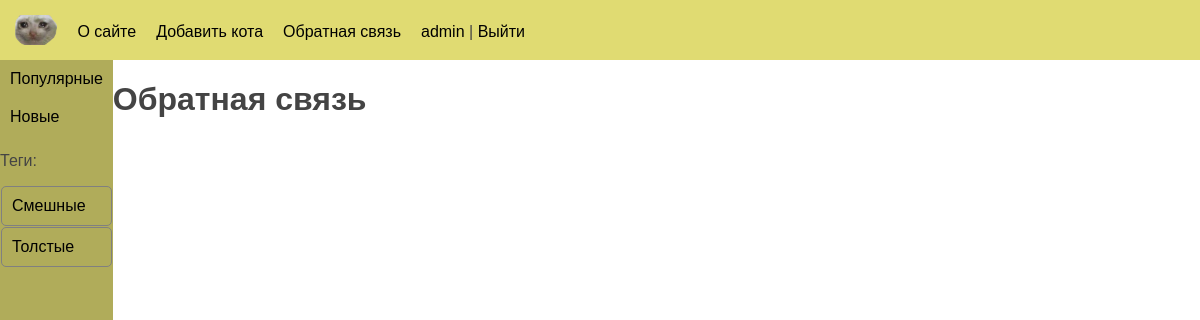
Page /contact/ (signed in) on the committed database.
### users/models.py (models this page shows)
class User(AbstractUser):
    photo = models.ImageField(upload_to="users/%Y/%m/%d/", blank=True, null=True, verbose_name="Фотография")
    date_birth = models.DateTimeField(blank=True, null=True, verbose_name="Дата рождения")

### cats/models.py (models this page shows, shortened)
class Category(models.Model):
    class Meta:
        verbose_name = 'Категория'
        verbose_name_plural = 'Категории'
    name = models.CharField(max_length=100, db_index=True, verbose_name='Категория')
    slug = models.SlugField(max_length=255, db_index=True, verbose_name='URL')
    def get_absolute_url(self):
        return reverse('category', kwargs={'category_slug': self.slug})

class TagPosts(models.Model):
    tag = models.CharField(max_length=100, db_index=True)
    slug = models.SlugField(max_length=255, unique=True, db_index=True)
    def get_absolute_url(self):
        return reverse('tag', kwargs={'tag_slug': self.slug})

### cats/views.py (the view)
# urls.py: path('contact/', views.contacts, name='contacts'),
@permission_required(perm='cats.view_cat', raise_exception=True)
def contacts(request):
    data = {'title': 'О сайте', 'menu': menu}
    return render(request, 'cats/contacts.html', data)

### cats/templatetags/cats_tags.py (called while the page is built)
@register.inclusion_tag('cats/list_categories.html')
def show_categories(selected_index=0):
    categories = Category.objects.all()
    return {"cats": categories, "selected_id": selected_index}

@register.inclusion_tag('cats/list_tags.html')
def show_all_tags():
    return {"tags": TagPosts.objects.all()}

### users/context_processor.py (called while the page is built)
def get_cat_context(request):
    return {'mainmenu': menu}

### cats/templates/cats/contacts.html
{% extends 'base.html' %}
{% block content %}
    <h1>  Обратная связь </h1>
{% endblock %}

### templates/base.html (shortened to what this page needs)
<!DOCTYPE html>
{% load static %}
{% load cats_tags %}
<html lang="en">
<head>
    <link type="text/css" href="{% static 'cats/css/base.css'%}" rel="stylesheet">
    <link type="text/css" href="{% static 'cats/css/includes.css'%}" rel="stylesheet">
</head>
<body>
    <div class="full-height">
        <div class="header-style">
            <nav>
                <ul>
                    <li>
                       <a href="/"><img src="{% static 'cats/images/catlogo.png' %}" alt="FunnyCats" height="30px"></a>
                    </li>
                    {% for el in mainmenu %}
                        <li><a href="{% url el.url_name %}">{{ el.title }}</a></li>
                    {% endfor %}
                    {% if user.is_authenticated %}
                        <li><a href="{% url 'users:profile' %}">{{user.username}}</a> | <a href="{% url 'users:logout' %}">Выйти</a></li>
                    {% else %}
                        <li><a href="{% url 'users:login' %}">Войти</a> | <a href="{% url 'users:register' %}">Регистрация</a></li>
                    {% endif %}
                </ul>
            </nav>
        </div>
        <div class="full-height full-width">
            <div class="container-inline full-height">
                <div class="full-height">
                    <nav class="side-navigation">
                        {% show_categories selected_id %}
                        {% show_all_tags %}
                    </nav>
                </div>
                <div class="full-width">
                {% block content %}
                {% endblock %}
                </div>
            </div>
        </div>
    </div>
</body>
</html>

### cats/templates/cats/list_categories.html
{% for cat in cats %}
  {% if cat.id == selected_id %}<div class="selected">{%else%}<div>{%endif%}
  <a href="{{ cat.get_absolute_url }}">{{cat.name}}</a></div>
{% endfor %}

### cats/templates/cats/list_tags.html
{% if tags %}
  <p>Теги:</p>
  {% for t in tags %}
      <div class="tag-element"><a href="{{ t.get_absolute_url }}">{{t.tag}}</a></div>
  {% endfor %}
{% endif %}

### cats/static/cats/css/base.css (style rules this page uses)
html, body { font-family: 'Arial'; margin: 0; padding: 0; height: 100%; width: 100%; color: #444; }
a { color: #0059b2; text-decoration: none; }
nav ul { display: flex; list-style: none; margin: 0; padding: 0; align-items: center; }
nav li { margin-right: 20px; }
nav a { color: #000; text-decoration: none; }
.header-style { max-height: 30px; background-color: #e0db72; padding: 15px; }
.container-inline { display: flex; flex-direction: row; justify-content: flex-start; }
.full-height { height:100%; }
.full-width { width:100%; }
.tag-element { margin: 1px; border: 1px solid grey; border-radius: 5px; }

### cats/static/cats/css/includes.css (style rules this page uses)
.side-navigation { background-color: #b0ac5a; height:100%; }
.side-navigation div { padding: 10px; }

### rows in the picture
User: username "admin"
Category: name "Популярные"
Category: name "Новые"
TagPosts: tag "Смешные"
TagPosts: tag "Толстые"

### other values in the picture
{{ el.title }} "О сайте" "Добавить кота" "Обратная связь"
